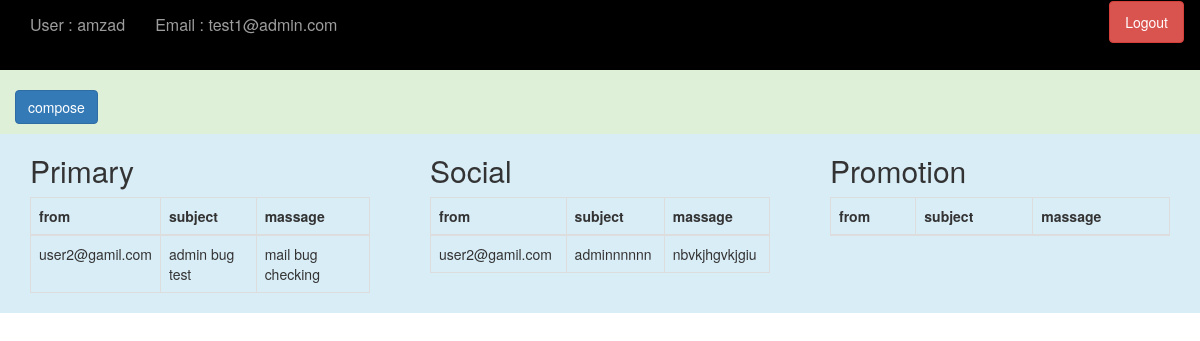
/dash (signed in), run on an earlier commit of the app's database.
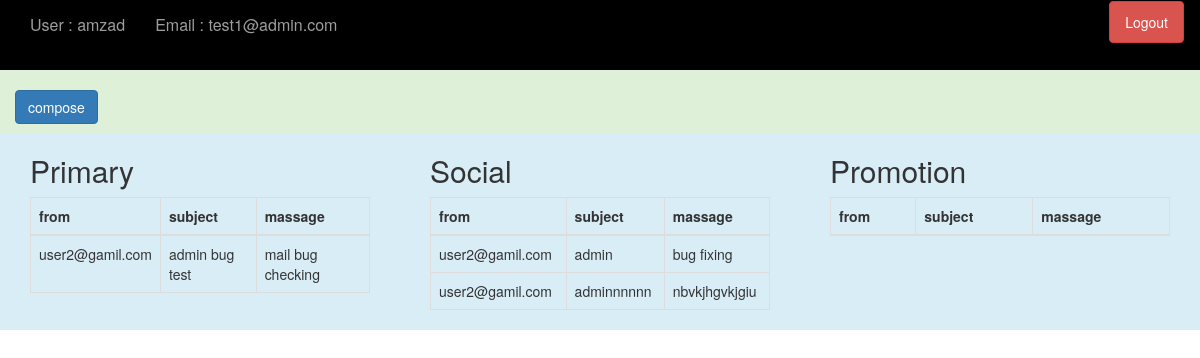
And on a later commit of the database.
### website/model.py (models this page shows)
class User(db.Model,UserMixin):
    id = db.Column(db.Integer,primary_key=True)
    email = db.Column(db.String(150),unique=True)
    first_name = db.Column(db.String(150))
    last_name = db.Column(db.String(150))
    password = db.Column(db.String(150))
    date_created = db.Column(db.DateTime(timezone=True),default=func.now())
    inbox = db.relationship('Inbox',backref='user')

class Inbox(db.Model):
    id = db.Column(db.Integer,primary_key=True)
    inbox = db.Column(db.String(150))
    subject = db.Column(db.String(150))
    date_created = db.Column(db.DateTime(timezone=True),default=func.now())
    massage = db.Column(db.String(1500))
    mail_form= db.Column(db.String(150))
    category = db.Column(db.String(50))
    user_id = db.Column(db.Integer,db.ForeignKey('user.id'))

### website/view.py (the view, shortened to what this page needs)
@view.route('/dash',methods=['GET','POST'])
def user_dashboard():
    find_all_primary = Inbox.query.filter_by(inbox=current_user.email,category='primary').order_by(desc(Inbox.date_created))
    find_all_social = Inbox.query.filter_by(inbox=current_user.email,category='social').order_by(desc(Inbox.date_created))
    find_all_promotion = Inbox.query.filter_by(inbox=current_user.email,category='promotion').order_by(desc(Inbox.date_created))
    return render_template('user_dash.html', find_all_primary=find_all_primary,find_all_social=find_all_social,find_all_promotion=find_all_promotion)

### website/__init__.py (called while the page is built)
def create_app():
    app = Flask(__name__)
    app.config['SECRET_KEY'] = 'asdf1234'
    app.config['SQLALCHEMY_DATABASE_URI'] = f'sqlite:///{DB_NAME}'
    db.init_app(app)
    from .view import view
    from .auth import auth
    app.register_blueprint(view,url_prefix='/')
    app.register_blueprint(auth,url_prefix='/')
    from . import model
    from .model import User
    login_manager = LoginManager()
    login_manager.login_view = 'auth.login'
    login_manager.init_app(app)
    @login_manager.user_loader
    def load_user(id):
        return User.query.get(int(id))
    with app.app_context():
        db.create_all()
    return app

### website/templates/user_dash.html (shortened to what this page needs)
<!DOCTYPE html>
<html>
<head>
    <link rel="stylesheet" href="https://maxcdn.bootstrapcdn.com/bootstrap/3.3.7/css/bootstrap.min.css">
    <link rel="stylesheet" href="{{ url_for('static', filename='style.css') }}">
</head>
<body>
    <nav class="navbar2 navbar-inverse bg-dark">
        <div class="container-fluid">
            <div class="navbar-header">
                <a class="navbar-brand text-primary">User : {{current_user.first_name}}</a>
                <a class="navbar-brand ">Email : {{current_user.email}}</a>
            </div>
            <ul class="nav navbar" style="float:right">
                <li><a class="btn btn-primary  btn-danger" id="logout" href="/">Logout</a></li>
            </ul>
        </div>
    </nav>
    <div class="container-fluid bg-success">
        <div class="row">
            <div class="col-sm-6">
                <br>
                <p>
                    <button class="btn btn-primary" type="button" data-toggle="collapse" data-target="#collapseExample"
                    aria-expanded="false" aria-controls="collapseExample">
                    compose
                </button>
            </p>
            </div>
        </div>
    </div>
    <div class="container-fluid bg-info">
        <div class="row">
            <div class="col-sm-4">
                <div class="container-fluid">
                    <h2>Primary</h2>
                    <table class="table table-bordered">
                        <thead>
                            <tr>
                                <th>from</th>
                                <th>subject</th>
                                <th>massage</th>
                            </tr>
                        </thead>
                        <tbody>
                            {% for i in find_all_primary %}
                            <tr>
                                <td>{{i.mail_form}}</td>
                                <td>{{i.subject}}</td>
                                <td>{{i.massage}}</td>
                            </tr>
                            {% endfor %}
                        </tbody>
                    </table>
                </div>
            </div>
            <div class="col-sm-4">
                <div class="container-fluid">
                    <h2>Social</h2>
                    <table class="table table-bordered">
                        <thead>
                            <tr>
                                <th>from</th>
                                <th>subject</th>
                                <th>massage</th>
                            </tr>
                        </thead>
                        <tbody>
                            {% for i in find_all_social %}
                            <tr>
                                <td>{{i.mail_form}}</td>
                                <td>{{i.subject}}</td>
                                <td>{{i.massage}}</td>
                            </tr>
                            {% endfor %}
                        </tbody>
                    </table>
                </div>
            </div>
            <div class="col-sm-4">
                <div class="container-fluid">
                    <h2>Promotion</h2>
                    <table class="table table-bordered">
                        <thead>
                            <tr>
                                <th>from</th>
                                <th>subject</th>
                                <th>massage</th>
                            </tr>
                        </thead>
                    </table>
                </div>
            </div>
        </div>
    </div>
</body>
        </html>

### website/static/style.css (style rules this page uses)
.navbar-brand { font-size: medium; }
.navbar { background-color: transparent !important; color: red ; }
.navbar2 { background-color: black; color: red ; }
.navbar-brand { color: black; text-align: center; }

What changed in the data, as far as the page shows it:
added Inbox: mail_form "user2@gamil.com", subject "admin", massage "bug fixing", shown under "Social"
